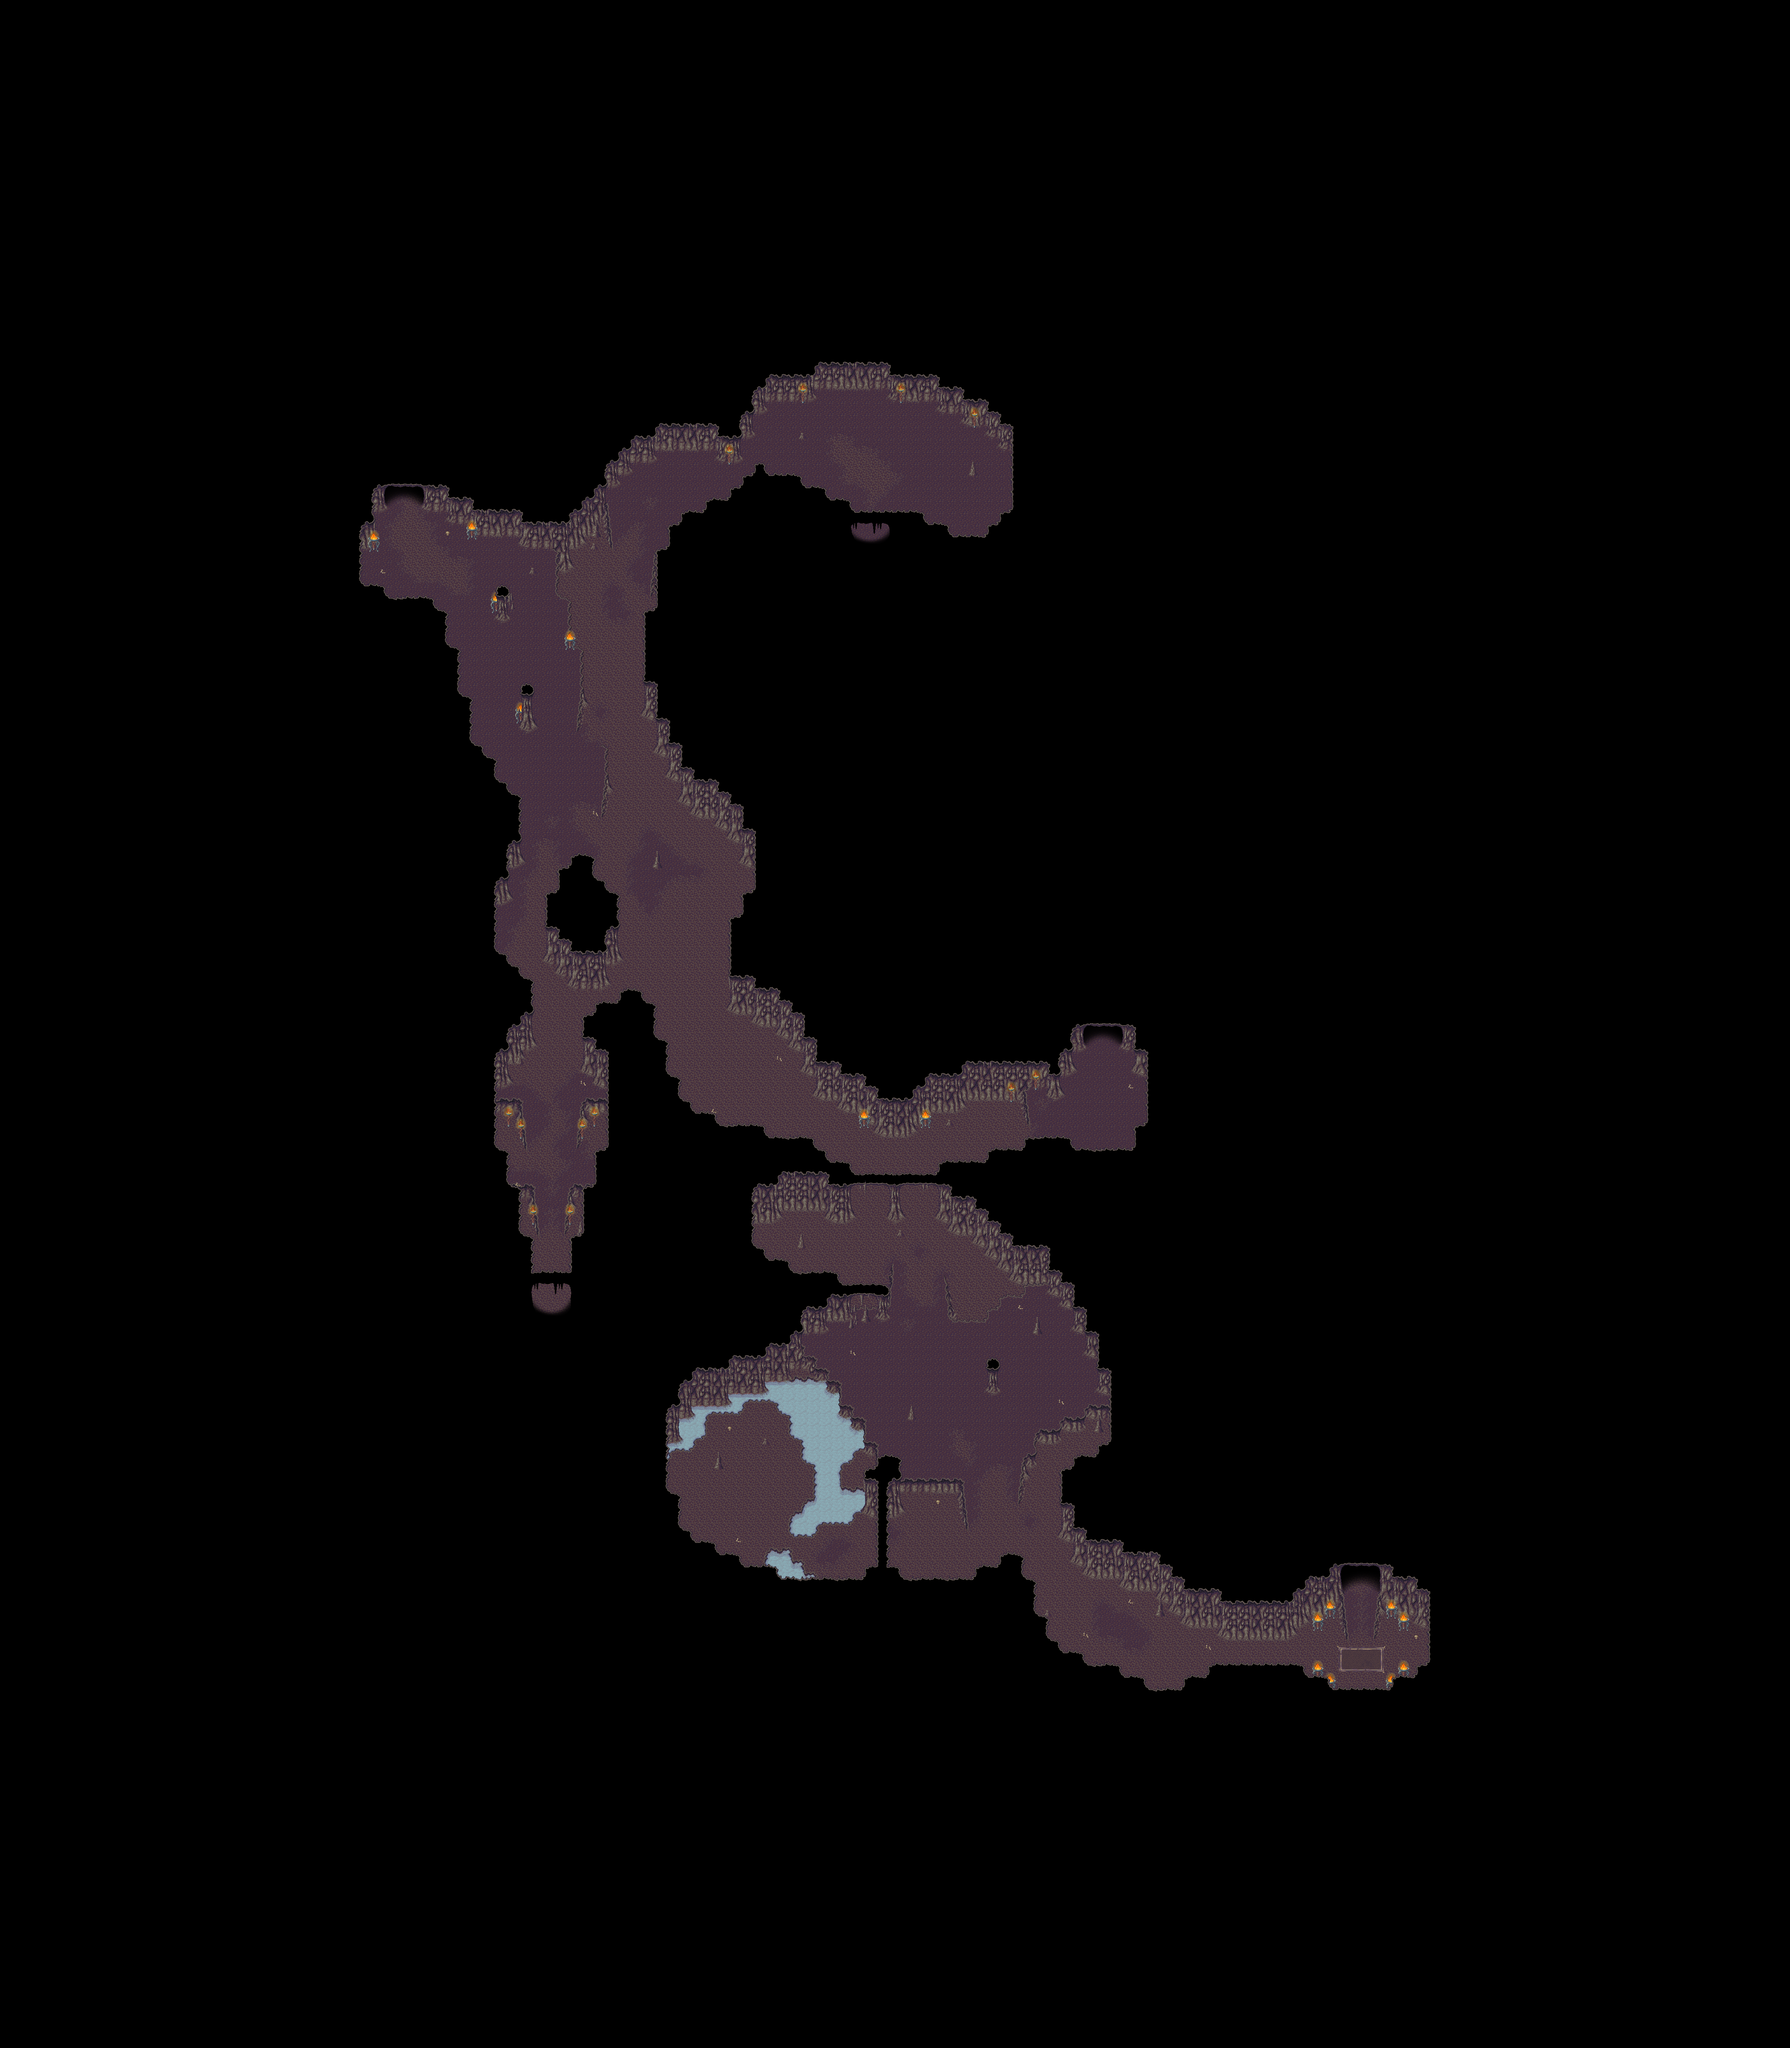

A 2D game scene composited from a Tiled map and its tileset images. What follows is a short description and the map's XML, with each tile layer's data collapsed to a summary:
An orthogonal 146x167 tile map with 32x32 px tiles, 6 tile layers (Ground 1, Ground 2, Ground 3, Fringe, ...), 8 tilesets and 6 objects (5x Warp, Spawn).

<map version="1.9" tiledversion="1.9.2" orientation="orthogonal" renderorder="right-down" compressionlevel="0" width="146" height="167" tilewidth="32" tileheight="32" infinite="0" nextlayerid="18" nextobjectid="39">
 <properties>
  <property name="license" value="CC BY-SA 4.0 (c) Reid" />
  <property name="music" value="Lenia" />
  <property name="name" value="Phatyna Corridor" />
  <property name="shadow" type="float" value="0.8" />
 </properties>
 <tileset firstgid="1" source="../../graphics/tilesets/aemil/cave/Cave.tsx" />
 <tileset firstgid="257" source="../../graphics/tilesets/aemil/cave/Cave x2.tsx" />
 <tileset firstgid="273" source="../../graphics/tilesets/aemil/cave/Torch.tsx" />
 <tileset firstgid="291" source="../../graphics/tilesets/generic/cave/Cave x4 x4.tsx" />
 <tileset firstgid="293" source="../../graphics/tilesets/generic/Collision.tsx" />
 <tileset firstgid="309" source="../../graphics/tilesets/aemil/cave/Cave x4.tsx" />
 <tileset firstgid="317" source="../../graphics/tilesets/aemil/cave/Cave x3.tsx" />
 <tileset firstgid="321" source="../../graphics/tilesets/generic/cave/Cave x5 x3.tsx" />
 <layer id="1" name="Ground 1" width="146" height="167">
  <data>[24382 cells, 24382 non-empty, 57 distinct tile ids]</data>
 </layer>
 <layer id="2" name="Ground 2" width="146" height="167">
  <data>[24382 cells, 354 non-empty, 59 distinct tile ids]</data>
 </layer>
 <layer id="14" name="Ground 3" width="146" height="167">
  <data>[24382 cells, 9 non-empty, 7 distinct tile ids]</data>
 </layer>
 <layer id="3" name="Fringe" width="146" height="167">
  <data>[24382 cells, 76 non-empty, 23 distinct tile ids]</data>
 </layer>
 <layer id="5" name="Over 1" width="146" height="167">
  <data>[24382 cells, 1142 non-empty, 31 distinct tile ids]</data>
 </layer>
 <layer id="13" name="Collision" width="146" height="167">
  <data>[24382 cells, 21398 non-empty, 9 distinct tile ids]</data>
 </layer>
 <objectgroup color="#c8c837" id="16" name="Object">
  <object id="27" name="Warp Entrance" class="Warp" x="2240" y="1440">
   <properties>
    <property name="dest_map" value="Phatyna Entrance" />
    <property name="dest_pos_x" type="int" value="47" />
    <property name="dest_pos_y" type="int" value="31" />
   </properties>
   <polygon points="0,0 32,32 64,0" />
  </object>
  <object id="29" name="Warp First" class="Warp" x="1024" y="1216">
   <properties>
    <property name="dest_map" value="Phatyna First Room" />
    <property name="dest_pos_x" type="int" value="38" />
    <property name="dest_pos_y" type="int" value="53" />
   </properties>
   <polygon points="0,32 32,0 64,32" />
  </object>
  <object id="30" name="Warp Second" class="Warp" x="1408" y="3456">
   <properties>
    <property name="dest_map" value="Phatyna Second Room" />
    <property name="dest_pos_x" type="int" value="47" />
    <property name="dest_pos_y" type="int" value="34" />
   </properties>
   <polygon points="0,0 32,32 64,0" />
  </object>
  <object id="31" name="Warp Third" class="Warp" x="2848" y="2624">
   <properties>
    <property name="dest_map" value="Phatyna Third Room" />
    <property name="dest_pos_x" type="int" value="35" />
    <property name="dest_pos_y" type="int" value="55" />
   </properties>
   <polygon points="0,32 32,0 64,32" />
  </object>
  <object id="32" name="Warp Boss" class="Warp" x="3520" y="4032">
   <properties>
    <property name="dest_map" value="Phatyna Boss Room" />
    <property name="dest_pos_x" type="int" value="46" />
    <property name="dest_pos_y" type="int" value="70" />
   </properties>
   <polygon points="0,32 32,0 64,32" />
  </object>
  <object id="38" name="Dorian" class="Spawn" x="-200" y="120" width="32" height="32">
   <properties>
    <property name="count" type="int" value="60" />
    <property name="name" value="Salt Slime" />
    <property name="type" value="Monster" />
   </properties>
  </object>
 </objectgroup>
</map>
